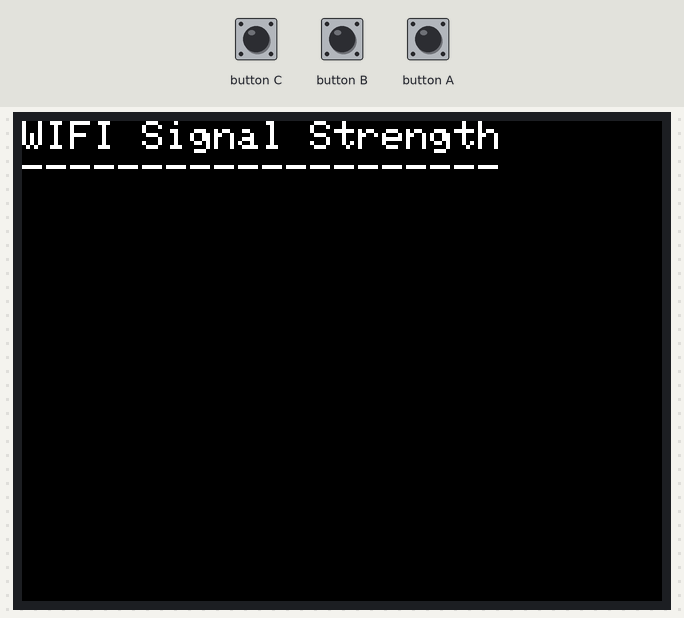
Bench run of a sketch on a simulated ESP32. Shown: 320×240 colour display. A WiFi scan finds three made-up networks.

Above: at 0.3 s.
At 2.5 s:
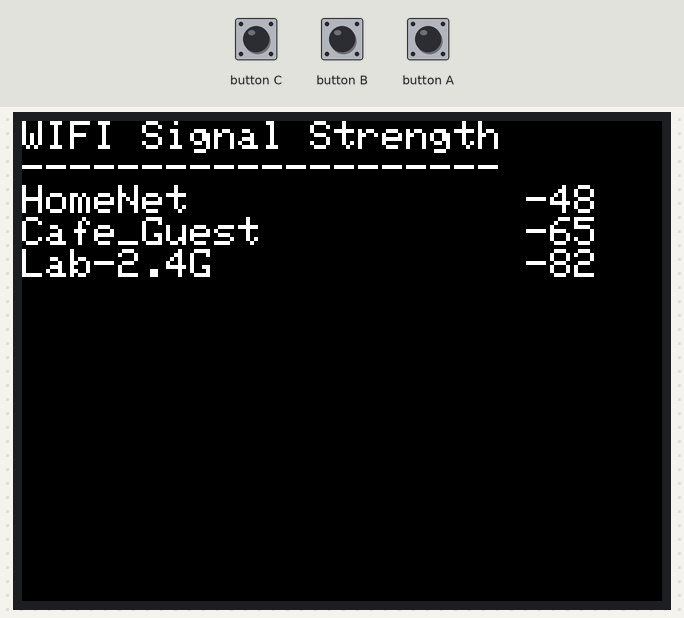

The sketch:

WifiSignalStrength.ino
```cpp
// Code copied in most part from the factory test code: https://github.com/m5stack/M5Stack/blob/master/examples/Basics/FactoryTest/FactoryTest.ino
//
//


#include <M5Stack.h>
#include "utility/MPU9250.h"
#include "WiFi.h"

char ssid[30];
char outstr[30];

void wifi_test() {
    WiFi.mode(WIFI_STA);
    WiFi.disconnect();
    // WiFi.scanNetworks will return the number of networks found
    int n = WiFi.scanNetworks();
    delay(100);

    M5.Lcd.setCursor(0, 0);
    M5.Lcd.fillScreen(BLACK);
    M5.Lcd.println("WIFI Signal Strength");
    M5.Lcd.println("--------------------");
    if (n == 0) {
        M5.Lcd.println("no networks found");
    } else {
        for (int i = 0; i < n; ++i) {
            WiFi.SSID(i).toCharArray(ssid, 28);
            sprintf(outstr,"%-20.20s %3d",ssid, WiFi.RSSI(i));
            M5.Lcd.println(outstr);
        }
    }
}

// the setup routine runs once when M5Stack starts up
void setup() {

    M5.begin();
    M5.Power.begin();
    Wire.begin();

    // Lcd display
    M5.Lcd.setBrightness(100);
    M5.Lcd.setTextColor(WHITE);
    M5.Lcd.setTextSize(2);

    M5.Lcd.setCursor(0, 0);
    M5.Lcd.fillScreen(BLACK);
    M5.Lcd.println("WIFI Signal Strength");
    M5.Lcd.println("--------------------");
 }

// the loop routine runs over and over again forever
void loop(){
    wifi_test();
    delay(500);
    M5.update();
}
```
